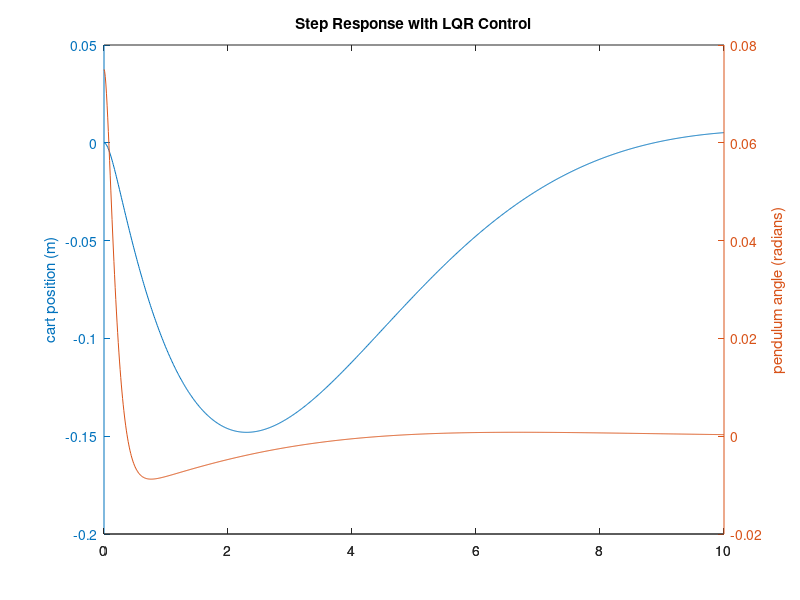
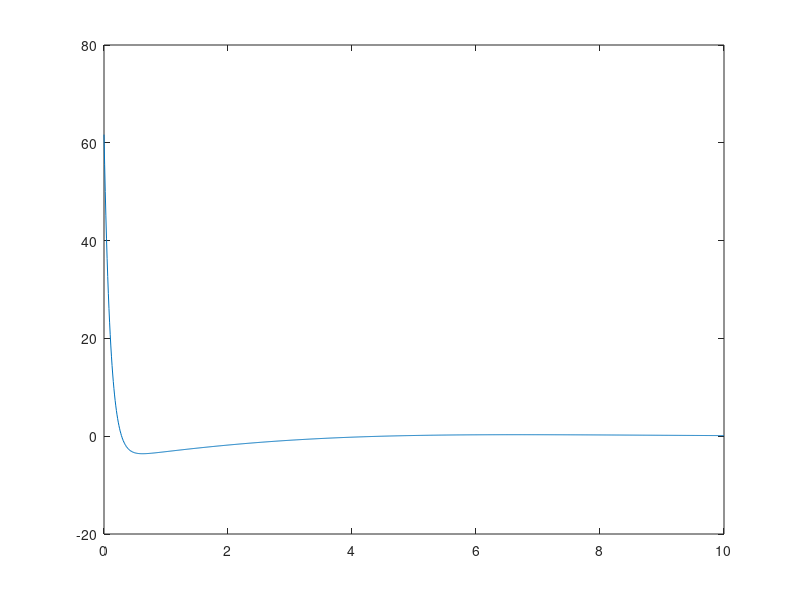

Recreate these plots in MATLAB, in order.
  %{
Joseph Lupton
Inverted Pendulum
%}
clc 
clear
close all

mc = 2.15; %cart mass (kg)
mp = 0.0227; %pendulum mass (kg)
l = .04572; %Half rod length (m)
b = 0%.02548; %damping coeff/coeff of friction
g = 9.81; %gravity const
v = 14.7; %starting voltage
Kv = .0559; %(Conversion from Volts to Newtons)


I = mp*((2*l)^2)/3; %moment of intertia

p = I*(mc+mp)+mc*mp*l^2; %denominator for the A and B matrices

A = [0                 1                 0                 0;
     0          -(I+mp*l^2)*b/p    (mp^2*g*l^2)/p          0;
     0                 0                 0                 1;
     0            -(mp*l*b)/p      mp*g*l*(mc+mp)/p        0];
 
B = [        0;
       Kv*(I+mp*l^2)/p;
             0;
        Kv*mp*l/p];
    
C = [1 0 0 0;
     0 0 1 0];
 
D = [0;
     0];
 
states = {'x' 'x_dot' 'phi' 'phi_dot'};
inputs = {'u'};
outputs = {'x'; 'phi'};

sys_ss = ss(A,B,C,D,'statename',states,'inputname',inputs,'outputname',outputs);

%poles = eig(A)  %{0, 0, 3.0404, -3.0404}, Unstabe in open loop
%co = ctrb(sys_ss);
%controllability = rank(co) %Controllabiity = 4, system is controllable


%%% LQR %%%
Q = C'*C;
Q(1,1) = 100;
Q(3,3) = 500
R = 1;
K = lqr(A,B,Q,R)

Ac = [(A-B*K)];
Bc = [B];
Cc = [C];
Dc = [D];

states = {'x' 'x_dot' 'phi' 'phi_dot'};
inputs = {'r'};
outputs = {'x'; 'phi'};

sys_cl = ss(Ac,Bc,Cc,Dc,'statename',states,'inputname',inputs,'outputname',outputs);

t = 0:0.01:10;
r =zeros(size(t));

figure(1)
[y,t,x]=initial(sys_cl,[0,0,0.075,0],t);
[AX,H1,H2] = plotyy(t,y(:,1),t,y(:,2),'plot');
set(get(AX(1),'Ylabel'),'String','cart position (m)')
set(get(AX(2),'Ylabel'),'String','pendulum angle (radians)')
title('Step Response with LQR Control')

figure(2)
force = sum(K.*x,2);
plot(t,force)

save('sysModelLQR.mat', 'sys_ss', 'sys_ss')

